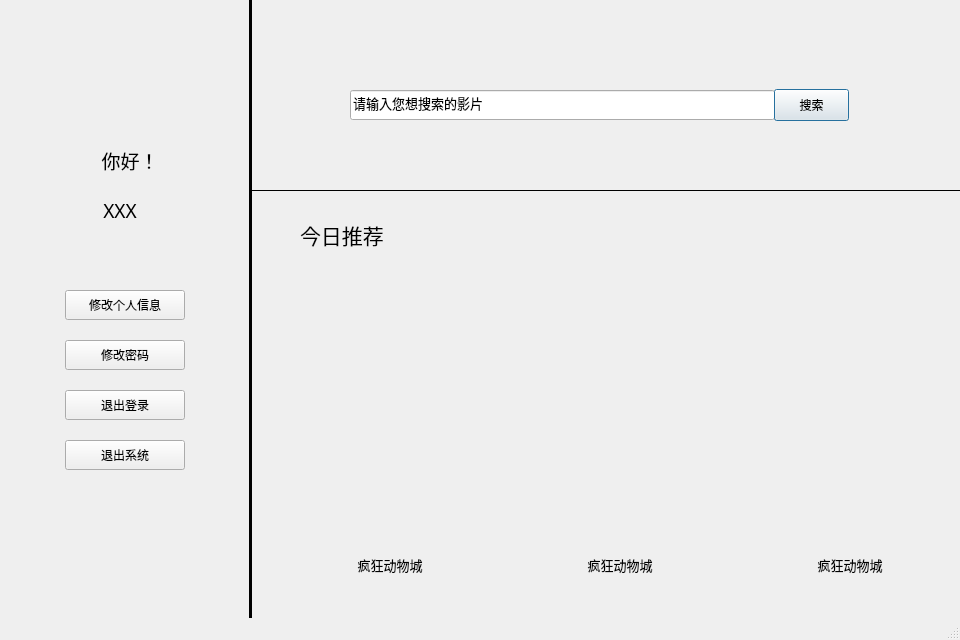
<?xml version="1.0" encoding="UTF-8"?>
<ui version="4.0">
 <class>UserMainWindow</class>
 <widget class="QMainWindow" name="UserMainWindow">
  <property name="geometry">
   <rect>
    <x>0</x>
    <y>0</y>
    <width>960</width>
    <height>640</height>
   </rect>
  </property>
  <property name="cursor">
   <cursorShape>ArrowCursor</cursorShape>
  </property>
  <property name="windowTitle">
   <string>MainWindow</string>
  </property>
  <widget class="QWidget" name="centralwidget">
   <widget class="QPushButton" name="Logout">
    <property name="geometry">
     <rect>
      <x>65</x>
      <y>390</y>
      <width>120</width>
      <height>30</height>
     </rect>
    </property>
    <property name="text">
     <string>退出登录</string>
    </property>
    <property name="autoDefault">
     <bool>false</bool>
    </property>
    <property name="default">
     <bool>false</bool>
    </property>
   </widget>
   <widget class="QLabel" name="UserLabel">
    <property name="geometry">
     <rect>
      <x>65</x>
      <y>140</y>
      <width>130</width>
      <height>40</height>
     </rect>
    </property>
    <property name="font">
     <font>
      <family>宋体</family>
      <pointsize>14</pointsize>
     </font>
    </property>
    <property name="text">
     <string>你好！</string>
    </property>
    <property name="scaledContents">
     <bool>false</bool>
    </property>
    <property name="alignment">
     <set>Qt::AlignCenter</set>
    </property>
   </widget>
   <widget class="Line" name="VLine">
    <property name="geometry">
     <rect>
      <x>240</x>
      <y>0</y>
      <width>20</width>
      <height>640</height>
     </rect>
    </property>
    <property name="frameShadow">
     <enum>QFrame::Plain</enum>
    </property>
    <property name="lineWidth">
     <number>3</number>
    </property>
    <property name="orientation">
     <enum>Qt::Vertical</enum>
    </property>
   </widget>
   <widget class="QLineEdit" name="SearchInput">
    <property name="geometry">
     <rect>
      <x>350</x>
      <y>90</y>
      <width>425</width>
      <height>30</height>
     </rect>
    </property>
    <property name="font">
     <font>
      <family>宋体</family>
      <pointsize>10</pointsize>
     </font>
    </property>
    <property name="text">
     <string>请输入您想搜索的影片</string>
    </property>
   </widget>
   <widget class="QPushButton" name="Search">
    <property name="geometry">
     <rect>
      <x>774</x>
      <y>89</y>
      <width>75</width>
      <height>32</height>
     </rect>
    </property>
    <property name="text">
     <string>搜索</string>
    </property>
    <property name="shortcut">
     <string>Return</string>
    </property>
    <property name="autoDefault">
     <bool>true</bool>
    </property>
    <property name="default">
     <bool>true</bool>
    </property>
   </widget>
   <widget class="Line" name="HLine">
    <property name="geometry">
     <rect>
      <x>250</x>
      <y>180</y>
      <width>710</width>
      <height>20</height>
     </rect>
    </property>
    <property name="frameShadow">
     <enum>QFrame::Plain</enum>
    </property>
    <property name="orientation">
     <enum>Qt::Horizontal</enum>
    </property>
   </widget>
   <widget class="QLabel" name="RecommendationLabel">
    <property name="geometry">
     <rect>
      <x>300</x>
      <y>220</y>
      <width>120</width>
      <height>30</height>
     </rect>
    </property>
    <property name="font">
     <font>
      <family>宋体</family>
      <pointsize>16</pointsize>
     </font>
    </property>
    <property name="text">
     <string>今日推荐</string>
    </property>
   </widget>
   <widget class="QLabel" name="RecommendationPic1">
    <property name="geometry">
     <rect>
      <x>300</x>
      <y>280</y>
      <width>180</width>
      <height>254</height>
     </rect>
    </property>
    <property name="text">
     <string/>
    </property>
    <property name="pixmap">
     <pixmap>C:/Users/12600/Desktop/zootopia.jpg</pixmap>
    </property>
    <property name="scaledContents">
     <bool>true</bool>
    </property>
   </widget>
   <widget class="QLabel" name="RecommendationPic2">
    <property name="geometry">
     <rect>
      <x>530</x>
      <y>280</y>
      <width>180</width>
      <height>254</height>
     </rect>
    </property>
    <property name="text">
     <string/>
    </property>
    <property name="pixmap">
     <pixmap>C:/Users/12600/Desktop/zootopia.jpg</pixmap>
    </property>
    <property name="scaledContents">
     <bool>true</bool>
    </property>
   </widget>
   <widget class="QLabel" name="RecommendationPic3">
    <property name="geometry">
     <rect>
      <x>760</x>
      <y>280</y>
      <width>180</width>
      <height>254</height>
     </rect>
    </property>
    <property name="text">
     <string/>
    </property>
    <property name="pixmap">
     <pixmap>C:/Users/12600/Desktop/zootopia.jpg</pixmap>
    </property>
    <property name="scaledContents">
     <bool>true</bool>
    </property>
   </widget>
   <widget class="QPushButton" name="RecommendationTitle1">
    <property name="geometry">
     <rect>
      <x>300</x>
      <y>550</y>
      <width>180</width>
      <height>30</height>
     </rect>
    </property>
    <property name="font">
     <font>
      <family>宋体</family>
      <pointsize>10</pointsize>
     </font>
    </property>
    <property name="cursor">
     <cursorShape>PointingHandCursor</cursorShape>
    </property>
    <property name="styleSheet">
     <string notr="true">background: transparent</string>
    </property>
    <property name="text">
     <string>疯狂动物城</string>
    </property>
    <property name="default">
     <bool>false</bool>
    </property>
    <property name="flat">
     <bool>true</bool>
    </property>
   </widget>
   <widget class="QPushButton" name="RecommendationTitle2">
    <property name="geometry">
     <rect>
      <x>530</x>
      <y>550</y>
      <width>180</width>
      <height>30</height>
     </rect>
    </property>
    <property name="font">
     <font>
      <family>宋体</family>
      <pointsize>10</pointsize>
     </font>
    </property>
    <property name="cursor">
     <cursorShape>PointingHandCursor</cursorShape>
    </property>
    <property name="styleSheet">
     <string notr="true">background: transparent</string>
    </property>
    <property name="text">
     <string>疯狂动物城</string>
    </property>
    <property name="default">
     <bool>false</bool>
    </property>
    <property name="flat">
     <bool>true</bool>
    </property>
   </widget>
   <widget class="QPushButton" name="RecommendationTitle3">
    <property name="geometry">
     <rect>
      <x>760</x>
      <y>550</y>
      <width>180</width>
      <height>30</height>
     </rect>
    </property>
    <property name="font">
     <font>
      <family>宋体</family>
      <pointsize>10</pointsize>
     </font>
    </property>
    <property name="cursor">
     <cursorShape>PointingHandCursor</cursorShape>
    </property>
    <property name="styleSheet">
     <string notr="true">background: transparent</string>
    </property>
    <property name="text">
     <string>疯狂动物城</string>
    </property>
    <property name="default">
     <bool>false</bool>
    </property>
    <property name="flat">
     <bool>true</bool>
    </property>
   </widget>
   <widget class="QPushButton" name="Quit">
    <property name="geometry">
     <rect>
      <x>65</x>
      <y>440</y>
      <width>120</width>
      <height>30</height>
     </rect>
    </property>
    <property name="text">
     <string>退出系统</string>
    </property>
   </widget>
   <widget class="QLabel" name="GuestLabel_2">
    <property name="geometry">
     <rect>
      <x>55</x>
      <y>190</y>
      <width>130</width>
      <height>40</height>
     </rect>
    </property>
    <property name="font">
     <font>
      <family>宋体</family>
      <pointsize>14</pointsize>
     </font>
    </property>
    <property name="text">
     <string>XXX</string>
    </property>
    <property name="scaledContents">
     <bool>false</bool>
    </property>
    <property name="alignment">
     <set>Qt::AlignCenter</set>
    </property>
   </widget>
   <widget class="QPushButton" name="ModifyInformation">
    <property name="geometry">
     <rect>
      <x>65</x>
      <y>290</y>
      <width>120</width>
      <height>30</height>
     </rect>
    </property>
    <property name="text">
     <string>修改个人信息</string>
    </property>
    <property name="autoDefault">
     <bool>false</bool>
    </property>
    <property name="default">
     <bool>false</bool>
    </property>
   </widget>
   <widget class="QPushButton" name="ChangePassword">
    <property name="geometry">
     <rect>
      <x>65</x>
      <y>340</y>
      <width>120</width>
      <height>30</height>
     </rect>
    </property>
    <property name="text">
     <string>修改密码</string>
    </property>
    <property name="autoDefault">
     <bool>false</bool>
    </property>
    <property name="default">
     <bool>false</bool>
    </property>
   </widget>
  </widget>
  <widget class="QMenuBar" name="menubar">
   <property name="geometry">
    <rect>
     <x>0</x>
     <y>0</y>
     <width>960</width>
     <height>26</height>
    </rect>
   </property>
  </widget>
  <widget class="QStatusBar" name="statusbar"/>
 </widget>
 <tabstops>
  <tabstop>ModifyInformation</tabstop>
  <tabstop>ChangePassword</tabstop>
  <tabstop>Logout</tabstop>
  <tabstop>Quit</tabstop>
  <tabstop>SearchInput</tabstop>
  <tabstop>Search</tabstop>
  <tabstop>RecommendationTitle1</tabstop>
  <tabstop>RecommendationTitle2</tabstop>
  <tabstop>RecommendationTitle3</tabstop>
 </tabstops>
 <resources/>
 <connections>
  <connection>
   <sender>Quit</sender>
   <signal>clicked()</signal>
   <receiver>UserMainWindow</receiver>
   <slot>close()</slot>
   <hints>
    <hint type="sourcelabel">
     <x>124</x>
     <y>495</y>
    </hint>
    <hint type="destinationlabel">
     <x>124</x>
     <y>558</y>
    </hint>
   </hints>
  </connection>
  <connection>
   <sender>RecommendationTitle1</sender>
   <signal>clicked()</signal>
   <receiver>UserMainWindow</receiver>
   <slot>movie1()</slot>
   <hints>
    <hint type="sourcelabel">
     <x>399</x>
     <y>596</y>
    </hint>
    <hint type="destinationlabel">
     <x>452</x>
     <y>612</y>
    </hint>
   </hints>
  </connection>
  <connection>
   <sender>RecommendationTitle2</sender>
   <signal>clicked()</signal>
   <receiver>UserMainWindow</receiver>
   <slot>movie2()</slot>
   <hints>
    <hint type="sourcelabel">
     <x>646</x>
     <y>591</y>
    </hint>
    <hint type="destinationlabel">
     <x>668</x>
     <y>614</y>
    </hint>
   </hints>
  </connection>
  <connection>
   <sender>RecommendationTitle3</sender>
   <signal>clicked()</signal>
   <receiver>UserMainWindow</receiver>
   <slot>movie3()</slot>
   <hints>
    <hint type="sourcelabel">
     <x>855</x>
     <y>595</y>
    </hint>
    <hint type="destinationlabel">
     <x>885</x>
     <y>614</y>
    </hint>
   </hints>
  </connection>
  <connection>
   <sender>Search</sender>
   <signal>clicked()</signal>
   <receiver>UserMainWindow</receiver>
   <slot>search()</slot>
   <hints>
    <hint type="sourcelabel">
     <x>818</x>
     <y>141</y>
    </hint>
    <hint type="destinationlabel">
     <x>819</x>
     <y>70</y>
    </hint>
   </hints>
  </connection>
  <connection>
   <sender>ChangePassword</sender>
   <signal>clicked()</signal>
   <receiver>UserMainWindow</receiver>
   <slot>changePassword()</slot>
   <hints>
    <hint type="sourcelabel">
     <x>121</x>
     <y>372</y>
    </hint>
    <hint type="destinationlabel">
     <x>32</x>
     <y>380</y>
    </hint>
   </hints>
  </connection>
  <connection>
   <sender>ModifyInformation</sender>
   <signal>clicked()</signal>
   <receiver>UserMainWindow</receiver>
   <slot>modifyInformation()</slot>
   <hints>
    <hint type="sourcelabel">
     <x>125</x>
     <y>330</y>
    </hint>
    <hint type="destinationlabel">
     <x>32</x>
     <y>335</y>
    </hint>
   </hints>
  </connection>
  <connection>
   <sender>Logout</sender>
   <signal>clicked()</signal>
   <receiver>UserMainWindow</receiver>
   <slot>logout()</slot>
   <hints>
    <hint type="sourcelabel">
     <x>111</x>
     <y>438</y>
    </hint>
    <hint type="destinationlabel">
     <x>31</x>
     <y>439</y>
    </hint>
   </hints>
  </connection>
 </connections>
 <slots>
  <slot>movie1()</slot>
  <slot>movie2()</slot>
  <slot>movie3()</slot>
  <slot>search()</slot>
  <slot>modifyInformation()</slot>
  <slot>changePassword()</slot>
  <slot>logout()</slot>
 </slots>
</ui>
